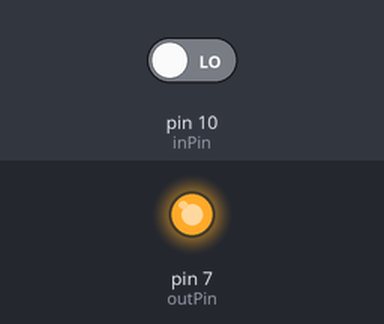
A sketch run on a simulated Arduino Uno, built with avr-gcc and run on an emulated ATmega328P. Parts: output pins drawn as LEDs (lit = HIGH). The inputs (shaded band) are chosen by the test bench; at power-on: pin 10 (inPin) LOW. What the sketch prints to the serial monitor is not drawn.

Above: at 2.5 s.
At 17.5 s:
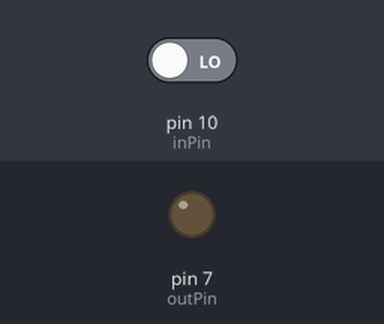
Timing chart, 0 to 39.0 s (numbered marks = the images above):
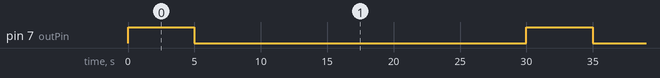

Measured:
- by itself, pin 7 (outPin): alternates HIGH for 5.0 s and LOW for 25.0 s

The sketch:

CO2_controller.ino
```cpp
int inPin = 10; //declare input pin
int outPin = 7; // declare output pin to control relay
int val = 0;

// the setup function runs once when you press reset or power the board
void setup() {
  // initialize digital pin LED_BUILTIN as an output.
  pinMode(outPin, OUTPUT);
  pinMode(inPin, INPUT);
  Serial.begin(9600);
}

// the loop function runs over and over again forever
void loop() {

  val = digitalRead(inPin);
  if(val == HIGH){
    Serial.println("CO2 normal");
    digitalWrite(outPin, LOW);
  }
    else{
    Serial.println("CO2 low");
    digitalWrite(outPin, HIGH);
    delay(5000);
    digitalWrite(outPin, LOW);

  }
  delay(25000);
}
```
